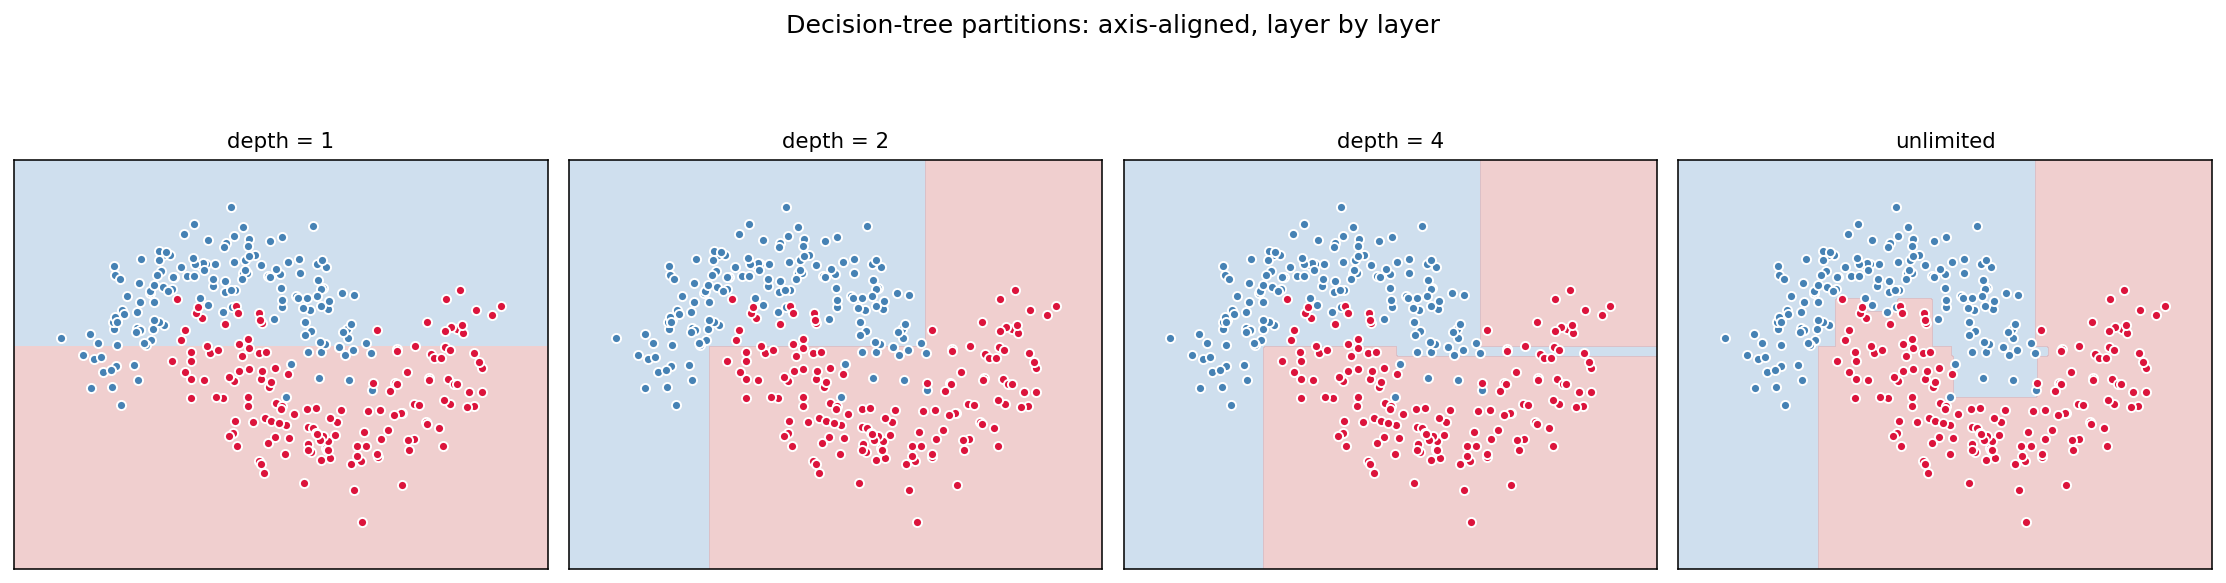

The Python source for this figure:
"""Recursive axis-aligned partitioning: how a decision tree carves the plane
into rectangles at increasing depth (1, 2, 4, and unlimited).

Output: diagram_partitions.png
"""

import numpy as np
import matplotlib.pyplot as plt

from from_scratch import DecisionTreeClassifier, make_moons


def plot_one(ax, model, X, y, title):
    pad = 0.4
    xx, yy = np.meshgrid(
        np.linspace(X[:, 0].min() - pad, X[:, 0].max() + pad, 250),
        np.linspace(X[:, 1].min() - pad, X[:, 1].max() + pad, 250),
    )
    grid = np.c_[xx.ravel(), yy.ravel()]
    Z = model.predict(grid).reshape(xx.shape)

    ax.contourf(xx, yy, Z, levels=[-0.5, 0.5, 1.5],
                colors=["#a8c5e0", "#e5a8a8"], alpha=0.55)

    ax.scatter(X[y == 0, 0], X[y == 0, 1], c="steelblue", edgecolors="white",
               s=22, zorder=3)
    ax.scatter(X[y == 1, 0], X[y == 1, 1], c="crimson", edgecolors="white",
               s=22, zorder=3)

    ax.set_title(title, fontsize=11)
    ax.set_xlim(xx.min(), xx.max())
    ax.set_ylim(yy.min(), yy.max())
    ax.set_aspect("equal")
    ax.set_xticks([])
    ax.set_yticks([])


def main():
    X, y = make_moons(n=300, noise=0.22, seed=1)

    depths = [1, 2, 4, None]
    fig, axes = plt.subplots(1, 4, figsize=(16, 4.5))
    for ax, depth in zip(axes, depths):
        clf = DecisionTreeClassifier(max_depth=depth).fit(X, y)
        acc = float(np.mean(clf.predict(X) == y))
        label = "unlimited" if depth is None else f"depth = {depth}"
        ax.set_title(f"{label}  —  train acc = {acc:.2f}", fontsize=11)
        plot_one(ax, clf, X, y, label)

    fig.suptitle("Decision-tree partitions: axis-aligned, layer by layer",
                 fontsize=13, y=1.02)
    fig.tight_layout()
    fig.savefig("diagram_partitions.png", dpi=140, bbox_inches="tight")
    print("wrote diagram_partitions.png")


if __name__ == "__main__":
    main()
